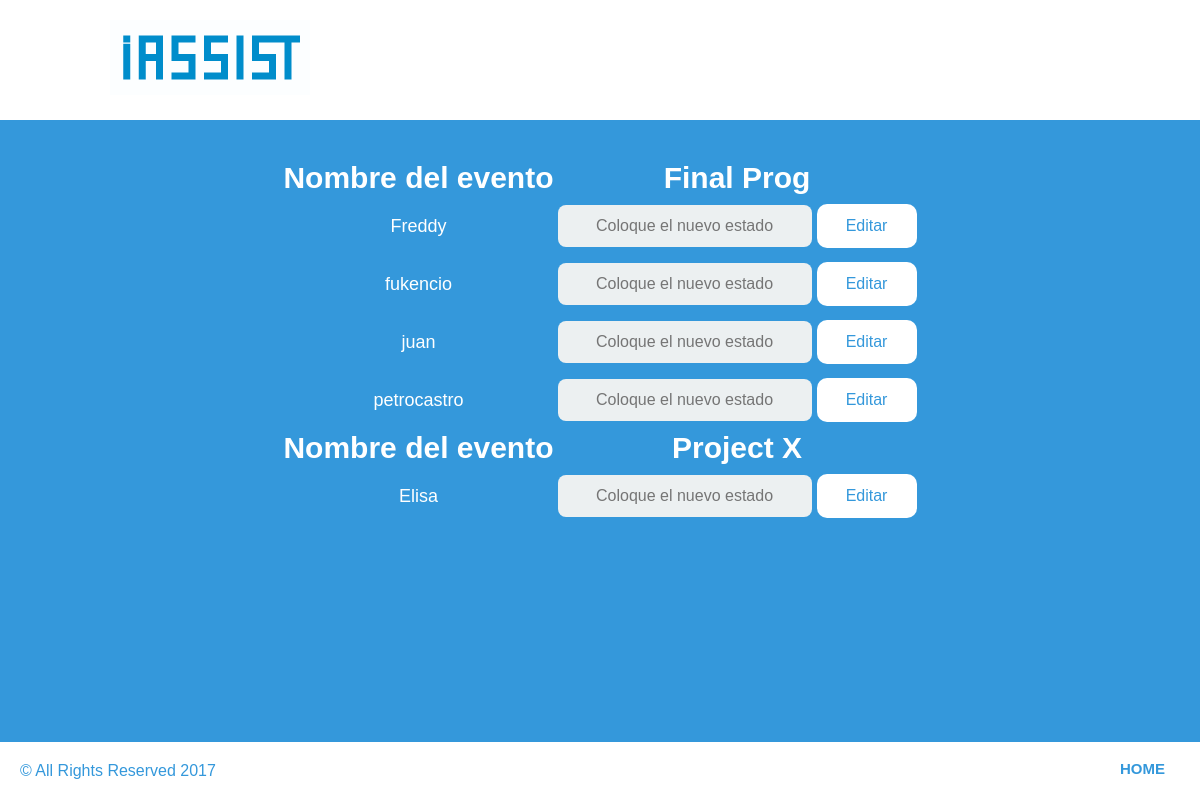
The page /edit (signed in) on the database its author committed.
### app.py (models this page shows, shortened)
class event(db.Model):
    id = Column(Integer, primary_key=True)
    name_event = Column(String(40), nullable=False)
    date_event = Column(String(10))
    user_id =(Integer, ForeignKey('User.id'))

class User(db.Model):
    id = Column(Integer, primary_key=True)
    name = Column(String(20), nullable=False)
    email = Column(String(40), nullable=False)
    phone = Column(String(8))
    event = Column(Integer, ForeignKey('event.id'))
    estado = Column(String(1))

### app.py (the view, shortened to what this page needs)
@app.route('/edit', methods=['GET', 'POST'])
def edit():
    if not session.get('logged_in'):
        return render_template('login.html')
    else:
        u = None
        r = None
        if u is not None:
            db.session.execute(u)
            db.session.commit()
        elif r is not None:
            db.session.delete(r)
            db.session.commit()
    return render_template('edit.html', events=event.query.all(), users=User.query.all())

### templates/edit.html (shortened to what this page needs)
<!DOCTYPE html>
<html lang="en">
<head>
    <link rel="stylesheet" href="/static/style.css" type="text/css">
</head>
<body>
    <header>
        <div class="wrapper">
            <div class="logo"></div>
        </div>
    </header>
<thead>
<table class="edtable">
    </thead>
    <tbody>
    {%for event in events %}
    <tr>
        <th class="edone">Nombre del evento</th>
        <td class="edone">{{ event.name_event  }}</td>
        {%for User in users %}
            {%if User.event == event.id%}
                <tr>
                    <td>{{ User.name }}</td>
                    <td>
                        <form action="{{ request.path }}" method="post">
                            <div class="edit">
                            <input type="text" name = "S" placeholder="Coloque el nuevo estado">
                            </div>
                            <input type = "submit" value = "Editar" class="buttom-three" >
                        </form>
                    </td>
                    </tr>
            {%endif%}
        {% endfor %}
    </tr>
    {% endfor %}
    </tbody>
	<footer id="main-footer">
		<p>&copy; All Rights Reserved 2017</p>
        <nav>
        	<a href="{{ url_for('inicio') }}">HOME</a>
        </nav>
	</footer>
</body>
</html>

### static/style.css (style rules this page uses)
header { width:100%; left: 0; top: 0; height: 120px; position: fixed; overflow:hidden; background:#ffffff; margin-bottom:20px; font-family:"Trebuchet MS", Arial, Helvetica, sans-serif; }
.wrapper { width:90%; max-width:1000px; margin:auto; overflow:hidden; }
header .logo { background: url("../static/logo.jpg") no-repeat; float: left; color: transparent; width: 200px; height: 75px; background-size: 200px 75px; margin-left: 10px; margin-right: 40px; margin-top: 20px; }
#main-footer nav { position: fixed; bottom: 30px; right: 10px; line-height:normal; height: 10px; }
#main-footer nav a { color:#3498DB; text-decoration:none; padding:15px 25px; font-size:15px; font-weight:bold; -webkit-transition:all 500ms ease; -o-transition:all 500ms ease; transition:all 500ms ease; }
body { font-family: Arial; background-color: #3498DB; padding: 50px; }
input { text-align: center; background-color: #ECF0F1; border: 2px solid transparent; border-radius: 3px; font-size: 16px; font-weight: 200; padding: 10px 0; width: 250px; transition: border .5s; }
#main-footer { background: #ffffff; color: #3498DB; text-align: left; padding: 20px; margin-top: 400px; left: 0px; right: 0px; bottom: 0px; position:fixed; font-family:"Trebuchet MS", Arial, Helvetica, sans-serif; }
#main-footer p { margin: 0; }
#main-footer a { color: white; }
input { text-align: center; background-color: #ECF0F1; border: 2px solid transparent; border-radius: 8px; font-size: 16px; font-weight: 200; padding: 10px 0; width: 250px; transition: border .5s; font-family:"Trebuchet MS", Arial, Helvetica, sans-serif; }
.edone { font-size:30px; font-weight:600; margin: 100px auto; }
.edtable { margin-bottom: 20px; text-align: center; color: #ffffff; font-family:"Trebuchet MS", Arial, Helvetica, sans-serif; font-weight:500; font-size:18px; margin: 100px auto; }
.edit { margin-bottom: 30px; text-align: center; color: #ffffff; font-family:"Trebuchet MS", Arial, Helvetica, sans-serif; font-weight:500; font-size:18px; margin: 5px auto; display: inline; }
.buttom-three { border: 2px solid transparent; background: #ffffff; color: #3498DB; font-size: 16px; line-height: 20px; padding: 10px 0; text-decoration: none; text-shadow: none; border-radius: 10px; box-shadow: none; transition: 0.25s; display: inline; width: 100px; margin: 5px auto; font-family:"Trebuchet MS", Arial, Helvetica, sans-serif; }

### rows shown on the page
event: name_event "Final Prog"
User: name "Freddy"
User: name "fukencio"
User: name "juan"
User: name "petrocastro"
event: name_event "Project X"
User: name "Elisa"
